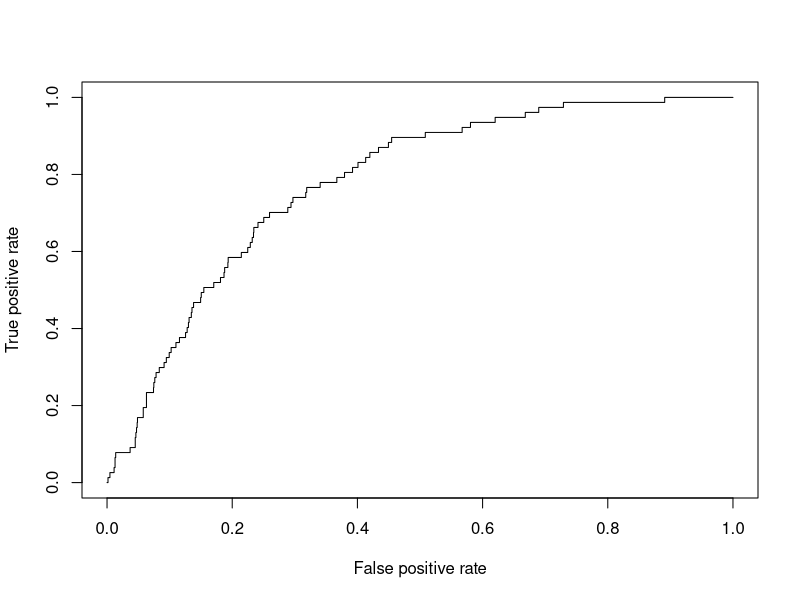
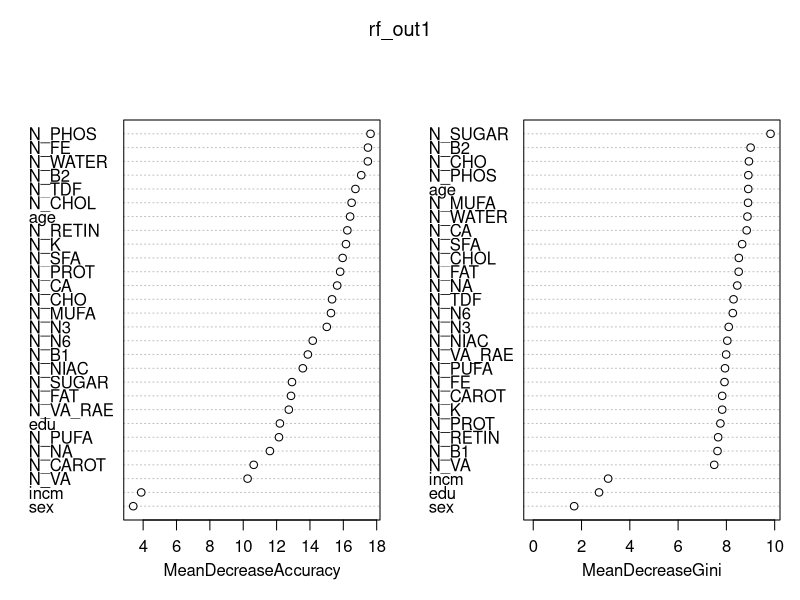

Source code (R) for these figures, in order: (Note: this script raises an error after producing the figures.)

setwd("C:/Users/USER/Cardiovascular diseases")

data1<-read.csv("DI3_dg.csv")

attach(data1)

cor(data1[0:28])

train1<-data1[1:4000, ]
test1<-data1[4001:6030, ]

# Rogistic Regression
rg_model1 <- glm(DI3_dg ~ ., data =train1, family = "binomial")
help("glm")
summary(rg_model1)

# Anova
anova(rg_model1, test="Chisq")


# ROC
library(ROCR)
p1 <- predict(rg_model1, newdata=test1, type="response")
pr1 <- prediction(p1, test1$DI3_dg)
prf1 <- performance(pr1, measure = "tpr", x.measure = "fpr")
plot(prf1)

auc1 <- performance(pr1, measure = "auc")
auc1 <- auc1@y.values[[1]]
auc1

# Random Forest
library(randomForest)
rf_out1<-randomForest(as.factor(DI3_dg)~.,data=train1, importance=T, mtry=4)
rf_out1
round(importance(rf_out1), 2)
varImpPlot(rf_out1)

library(caret)
rfpred1<-predict(rf_out1,test1)
# rfpred1

library (e1071)
confusionMatrix(as.factor(rfpred1),as.factor(test1$DI3_dg))

#svm
m1<-svm(as.factor(DI3_dg)~., data = train1, kernel = "linear")
summary(m1)
m2<-svm(as.factor(DI3_dg)~., data = train1, kernel="polynomial")
summary(m2)
m3<-svm(as.factor(DI3_dg)~., data = train1, kernel="sigmoid")
summary(m3)
m4<-svm(as.factor(DI3_dg)~., data = train1, kernel="radial")
summary(m4)

pred1<-predict(m1,test1)
confusionMatrix(pred1,as.factor(tes1t$DI3_dg))

pred2<-predict(m2,test1)
confusionMatrix(pred2,as.factor(test1$DI3_dg))

pred3<-predict(m3,test1)
confusionMatrix(pred3,as.factor(test1$DI3_dg))

pred4<-predict(m4,test1)
confusionMatrix(pred4,as.factor(test1$DI3_dg))
